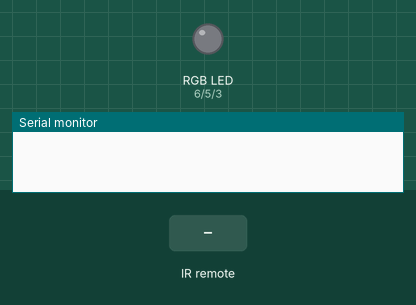
Simulated run of this sketch. Board: Arduino Uno, built with avr-gcc and run on an emulated ATmega328P. Shown: an RGB LED mixed from three pins (HIGH = lit), the last lines printed to the serial monitor. The inputs (shaded band) are chosen by the test bench.

Above: at 1.2 s.
1.3 s: infrared code 0xFF9867 received
At 1.75 s:
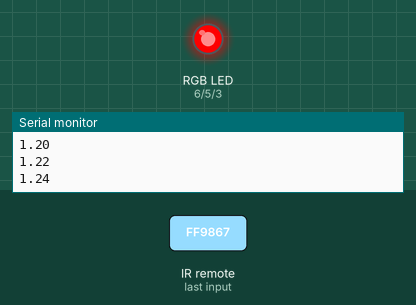
4.3 s: infrared code 0xFF18E7 received
At 5.32 s:
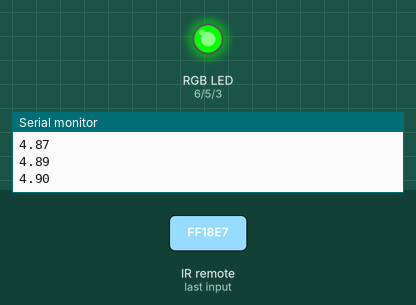
7.3 s: infrared code 0xFF7A85 received
At 7.58 s:
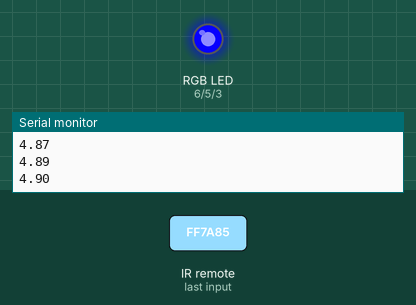
10.3 s: infrared code 0xFF6897 received
At 11.5 s:
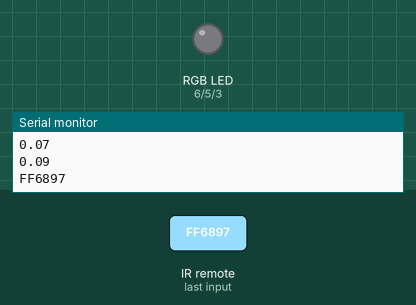
Timing chart, 0 to 12.8 s (numbered marks = the images above; inputs shaded):
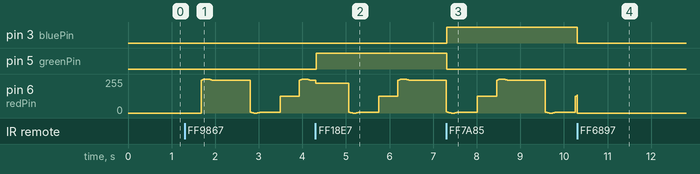

The sketch:

IR_Remote.ino
```cpp
#include <IRremote.h>

int redPin = 6, greenPin = 5, bluePin = 3;
int recvPin = 2;
float counter = 0;
bool oscillation = false;
IRrecv irrecv(recvPin);
decode_results results;

void setup() {
  Serial.begin(9600);
  irrecv.enableIRIn();
  irrecv.blink13(true);

  pinMode(redPin, OUTPUT);
  pinMode(greenPin, OUTPUT);
  pinMode(bluePin, OUTPUT);

}

void loop() {

  if (irrecv.decode(&results)) {

    Serial.println(results.value, HEX);

    if (results.value == 0xFF30CF) { //if "1" is pressed, turn on red LED;
      digitalWrite(redPin, HIGH);
      digitalWrite(greenPin, LOW);
      digitalWrite(bluePin, LOW);
    }
    if (results.value == 0xFF18E7) { //if "2" is pressed, turn on green LED;
      digitalWrite(redPin, LOW);
      digitalWrite(greenPin, HIGH);
      digitalWrite(bluePin, LOW);
    }
    if (results.value == 0xFF7A85) { //if "3" is pressed, turn on blue LED;
      digitalWrite(redPin, LOW);
      digitalWrite(greenPin, LOW);
      digitalWrite(bluePin, HIGH);
    }
    if (results.value == 0xFF6897) { //if "4" is pressed, turn off all LEDs;
      digitalWrite(redPin, LOW);
      digitalWrite(greenPin, LOW);
      digitalWrite(bluePin, LOW);
      oscillation = false;
    }
    if (results.value == 0xFF9867) {
      oscillation = true;
    }
    irrecv.resume();
  }

  //If oscillation is set to true, create a pulsing light on the red channel:
  if (oscillation == true) {
    counter = counter + (TWO_PI / 360); //counter counting up in "radians" of a 360 degrees cycle
    if (counter > TWO_PI) {
      counter = 0;
    }
    Serial.println(counter);
    float oscil = sin(counter); //trigonomic function to ouput a sine wave with values between -1 and 1
    int oscilScaled = map(oscil * 360, -360, 360, 0, 255); //scale the sine function to our PWM range
    analogWrite(redPin, oscilScaled);

  }


}
```

Measured:
- after the input at 4.3 s, pin 5 (greenPin): LOW → HIGH at once
- after the input at 7.3 s, pin 3 (bluePin): LOW → HIGH at once; pin 5 (greenPin): HIGH → LOW at once
- after the input at 10.3 s, pin 3 (bluePin): HIGH → LOW at once
